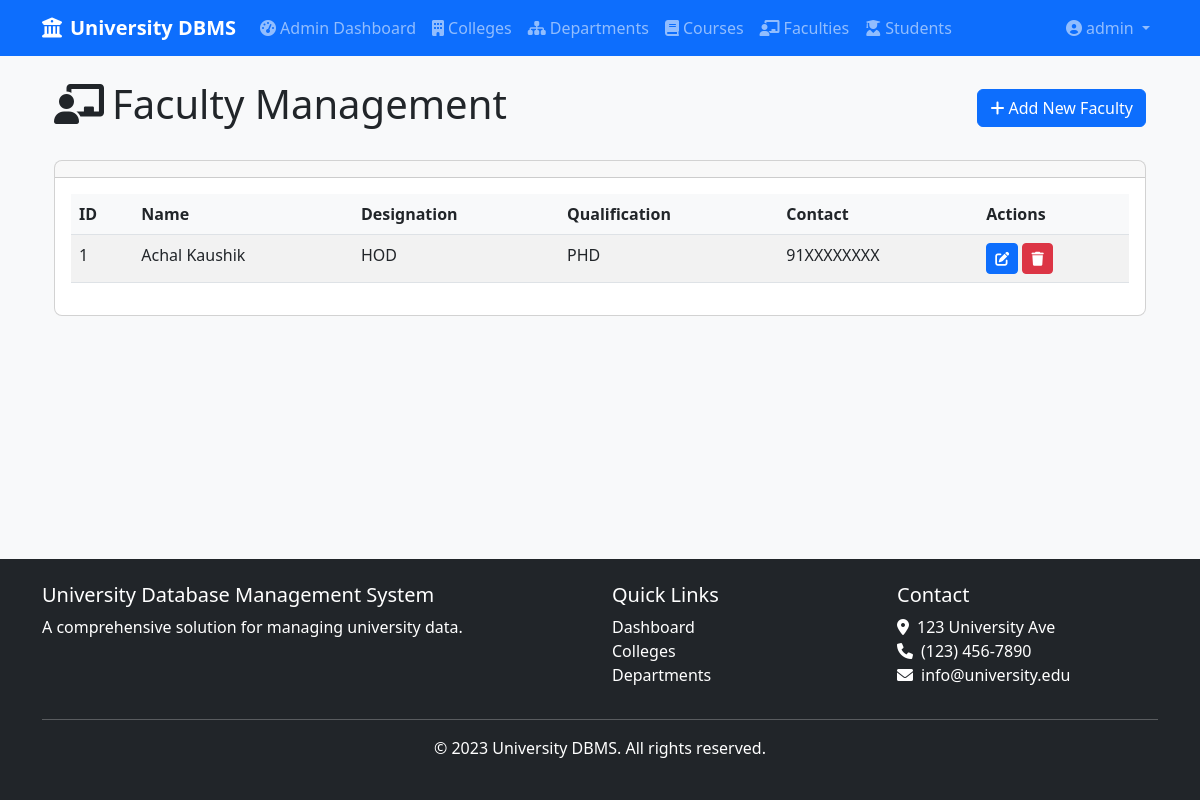
Screenshot of /admin/faculties (signed in) with the database file from the repository.
### app/models/user.py (models this page shows, shortened)
class User(UserMixin, db.Model):
    __tablename__ = 'users'
    id = db.Column(db.Integer, primary_key=True)
    username = db.Column(db.String(100), unique=True, nullable=False)
    email = db.Column(db.String(100), unique=True, nullable=False)
    password = db.Column(db.String(100), nullable=False)
    role = db.Column(db.String(20), nullable=False, default='user')  # 'admin' or 'user'
    created_at = db.Column(db.DateTime, default=datetime.utcnow)
    def is_admin(self):
        return self.role == 'admin'

### app/models/faculty.py (models this page shows, shortened)
class Faculty(db.Model):
    __tablename__ = 'faculties'
    id = db.Column(db.Integer, primary_key=True)
    name = db.Column(db.String(100), nullable=False)
    designation = db.Column(db.String(50), nullable=False)
    qualification = db.Column(db.String(100), nullable=False)
    contact_number = db.Column(db.String(20), nullable=False)
    address = db.Column(db.String(200), nullable=False)
    college_id = db.Column(db.Integer, db.ForeignKey('colleges.id'), nullable=False)
    faculty_courses = db.relationship('FacultyCourse', backref='faculty', lazy=True, cascade='all, delete-orphan')
    college = db.relationship('College', backref='faculties', lazy=True)

### app/routes/admin.py (the view)
@admin.route('/faculties')
@admin_required
def faculties():
    faculties = Faculty.query.all()
    form = FacultyForm()
    return render_template('admin/faculties/index.html', faculties=faculties, form=form)

### app/models/user.py (called while the page is built)
@login_manager.user_loader
def load_user(user_id):
    return User.query.get(int(user_id))

### app/routes/admin.py (called while the page is built)
def admin_required(f):
    @wraps(f)
    @login_required
    def decorated_function(*args, **kwargs):
        if not current_user.role == 'admin':
            flash('You do not have permission to access this page.', 'danger')
            return redirect(url_for('main.index'))
        return f(*args, **kwargs)
    return decorated_function

### app/templates/admin/faculties/index.html (shortened to what this page needs)
{% extends "base.html" %}
{% block content %}
<div class="container">
    <div class="d-flex justify-content-between align-items-center mb-4">
        <h1><i class="fas fa-chalkboard-teacher me-2"></i>Faculty Management</h1>
        <a href="{{ url_for('admin.create_faculty') }}" class="btn btn-primary">
            <i class="fas fa-plus me-1"></i>Add New Faculty
        </a>
    </div>
    <div class="card">
        <div class="card-header">
        </div>
        <div class="card-body">
            <div class="table-responsive">
                <table class="table table-striped table-hover">
                    <thead>
                        <tr>
                            <th>ID</th>
                            <th>Name</th>
                            <th>Designation</th>
                            <th>Qualification</th>
                            <th>Contact</th>
                            <th>Actions</th>
                        </tr>
                    </thead>
                    <tbody>
                        {% for faculty in faculties %}
                        <tr>
                            <td>{{ faculty.id }}</td>
                            <td>{{ faculty.name }}</td>
                            <td>{{ faculty.designation }}</td>
                            <td>{{ faculty.qualification }}</td>
                            <td>{{ faculty.contact_number }}</td>
                            <td>
                                <a href="{{ url_for('admin.edit_faculty', id=faculty.id) }}" class="btn btn-sm btn-primary">
                                    <i class="fas fa-edit"></i>
                                </a>
                                <form action="{{ url_for('admin.delete_faculty', id=faculty.id) }}" method="POST" class="d-inline">
                                    <button type="submit" class="btn btn-sm btn-danger" onclick="return confirm('Are you sure you want to delete this faculty member?');">
                                        <i class="fas fa-trash"></i>
                                    </button>
                                </form>
                            </td>
                        </tr>
                        {% endfor %}
                    </tbody>
                </table>
            </div>
        </div>
    </div>
</div>
{% endblock %}

### app/templates/base.html (shortened to what this page needs)
<!DOCTYPE html>
<html lang="en">
<head>
    <link href="https://cdn.jsdelivr.net/npm/bootstrap@5.3.0-alpha1/dist/css/bootstrap.min.css" rel="stylesheet">
    <link rel="stylesheet" href="https://cdnjs.cloudflare.com/ajax/libs/font-awesome/6.0.0/css/all.min.css">
    <link rel="stylesheet" href="{{ url_for('static', filename='css/style.css') }}">
</head>
<body>
    <div class="content-wrapper">
        <header>
            <nav class="navbar navbar-expand-lg navbar-dark bg-primary">
                <div class="container">
                    <a class="navbar-brand" href="{{ url_for('user.dashboard') }}">
                        <i class="fas fa-university me-2"></i>University DBMS
                    </a>
                    <div class="collapse navbar-collapse" id="navbarNav">
                        <ul class="navbar-nav me-auto">
                            {% if current_user.is_authenticated %}
                                {% if current_user.is_admin() %}
                                    <li class="nav-item">
                                        <a class="nav-link" href="{{ url_for('admin.dashboard') }}">
                                            <i class="fas fa-tachometer-alt me-1"></i>Admin Dashboard
                                        </a>
                                    </li>
                                {% else %}
                                    <li class="nav-item">
                                        <a class="nav-link" href="{{ url_for('user.dashboard') }}">
                                            <i class="fas fa-tachometer-alt me-1"></i>Dashboard
                                        </a>
                                    </li>
                                {% endif %}
                                <li class="nav-item">
                                    <a class="nav-link" href="{{ url_for('user.colleges') }}">
                                        <i class="fas fa-building me-1"></i>Colleges
                                    </a>
                                </li>
                                <li class="nav-item">
                                    <a class="nav-link" href="{{ url_for('user.departments') }}">
                                        <i class="fas fa-sitemap me-1"></i>Departments
                                    </a>
                                </li>
                                <li class="nav-item">
                                    <a class="nav-link" href="{{ url_for('user.courses') }}">
                                        <i class="fas fa-book me-1"></i>Courses
                                    </a>
                                </li>
                                <li class="nav-item">
                                    <a class="nav-link" href="{{ url_for('user.faculties') }}">
                                        <i class="fas fa-chalkboard-teacher me-1"></i>Faculties
                                    </a>
                                </li>
                                <li class="nav-item">
                                    <a class="nav-link" href="{{ url_for('user.students') }}">
                                        <i class="fas fa-user-graduate me-1"></i>Students
                                    </a>
                                </li>
                            {% endif %}
                        </ul>
                        <ul class="navbar-nav">
                            {% if current_user.is_authenticated %}
                                <li class="nav-item dropdown">
                                    <a class="nav-link dropdown-toggle" href="#" id="navbarDropdown" role="button" data-bs-toggle="dropdown">
                                        <i class="fas fa-user-circle me-1"></i>{{ current_user.username }}
                                    </a>
                                </li>
                            {% endif %}
                        </ul>
                    </div>
                </div>
            </nav>
        </header>
        <main class="container py-4">
            {% block content %}{% endblock %}
        </main>
    </div>
    <footer class="bg-dark text-white py-4 mt-5">
        <div class="container">
            <div class="row">
                <div class="col-md-6">
                    <h5>University Database Management System</h5>
                    <p>A comprehensive solution for managing university data.</p>
                </div>
                <div class="col-md-3">
                    <h5>Quick Links</h5>
                    <ul class="list-unstyled">
                        <li><a href="{{ url_for('user.dashboard') }}" class="text-white">Dashboard</a></li>
                        <li><a href="{{ url_for('user.colleges') }}" class="text-white">Colleges</a></li>
                        <li><a href="{{ url_for('user.departments') }}" class="text-white">Departments</a></li>
                    </ul>
                </div>
                <div class="col-md-3">
                    <h5>Contact</h5>
                    <address>
                        <i class="fas fa-map-marker-alt me-2"></i>123 University Ave<br>
                        <i class="fas fa-phone me-2"></i>(123) 456-7890<br>
                        <i class="fas fa-envelope me-2"></i>info@university.edu
                    </address>
                </div>
            </div>
            <hr>
            <div class="text-center">
                <p>&copy; 2023 University DBMS. All rights reserved.</p>
            </div>
        </div>
    </footer>

### app/static/css/style.css (style rules this page uses)
body { font-family: 'Segoe UI', Tahoma, Geneva, Verdana, sans-serif; background-color: #f8f9fa; }
.navbar-brand { font-weight: 600; }
.card { border-radius: 0.5rem; transition: transform 0.3s ease; }
.card-header { border-top-left-radius: 0.5rem !important; border-top-right-radius: 0.5rem !important; }
.table th { background-color: #f8f9fa; }
.btn { transition: all 0.3s ease; }
footer { margin-top: auto; }
footer a { text-decoration: none; }

### app/templates/base.html (style rules this page uses)
html, body { height: 100%; margin: 0; }
body { display: flex; flex-direction: column; min-height: 100vh; }
.content-wrapper { flex: 1 0 auto; display: flex; flex-direction: column; }
footer { flex-shrink: 0; width: 100%; background-color: #212529; color: white; margin-top: auto; }

### rows the page displays
User: username "admin"
Faculty: id "1", name "Achal Kaushik", designation "HOD", qualification "PHD", contact_number "91XXXXXXXX"
